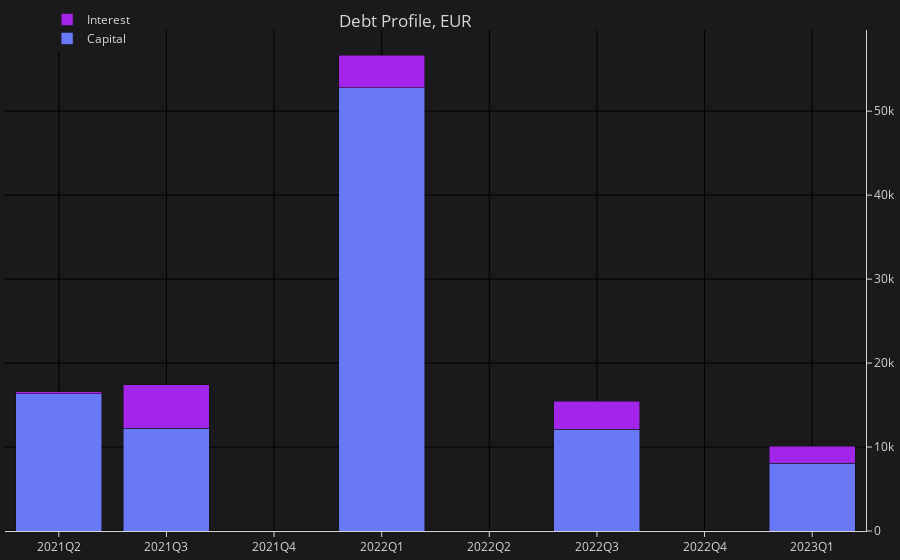

The cell this chart's notebook holds for it:
### Code cell
# Analyze over the next 8 quarters...
graph_cash_flow(cashflow, 'Q', 8)

### Figure 1 — Plotly figure (JSON) as saved in the notebook; plotly's stock layout.template omitted (floating-point values rounded to 4 significant figures)
{"data": [{"name": "Capital", "type": "bar", "x": ["2021Q2", "2021Q3", "2021Q4", "2022Q1", "2022Q2", "2022Q3", "2022Q4", "2023Q1"], "y": [16320.0, 12220.0, 0, 52780.0, 0, 12130.0, 0, 8051.0]}, {"name": "Interest", "type": "bar", "x": ["2021Q2", "2021Q3", "2021Q4", "2022Q1", "2022Q2", "2022Q3", "2022Q4", "2023Q1"], "y": [244.9, 5172.0, 0, 3902.0, 0, 3301.0, 0, 2038.0]}], "layout": {"autosize": true, "barmode": "stack", "colorway": ["#6978F7", "#A325E9", "#96E05D", "#4A7FB9", "#E75A2D", "#FBE55A", "#8C8C8D", "#5A54F6"], "legend": {"font": {"color": "#D6D6D5"}, "orientation": "v", "x": 0.1, "xanchor": "center", "y": 1.05, "yanchor": "top"}, "margin": {"b": 5, "l": 5, "r": 5, "t": 5}, "paper_bgcolor": "#1A1A1D", "plot_bgcolor": "#1A1A1D", "title": {"font": {"color": "#D6D6D5"}, "text": "Debt Profile, EUR", "x": 0.45, "xanchor": "center", "yanchor": "top"}, "xaxis": {"autorange": true, "color": "#D6D6D5", "gridcolor": "black", "gridwidth": 1, "linecolor": "#D6D6D5", "range": [-0.5, 7.5], "ticks": "outside", "type": "category", "zerolinecolor": "black", "zerolinewidth": 1}, "yaxis": {"autorange": true, "color": "#D6D6D5", "gridcolor": "black", "gridwidth": 1, "linecolor": "#D6D6D5", "range": [0, 59670.0], "side": "right", "ticks": "outside", "type": "linear", "zerolinecolor": "black", "zerolinewidth": 1}}}
